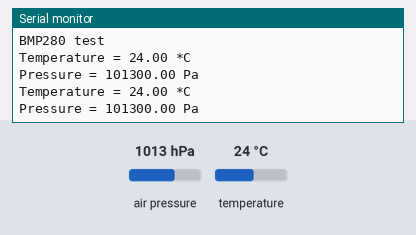
Recording of a sketch running on a simulated Arduino Uno, built with avr-gcc and run on an emulated ATmega328P. Shown: the last lines printed to the serial monitor. The inputs (shaded band) are chosen by the test bench; at power-on: air pressure 1013 hPa, temperature 24 °C.

Above: at 1.8 s.
1.9 s: air pressure set to 952 hPa
At 2.6 s:
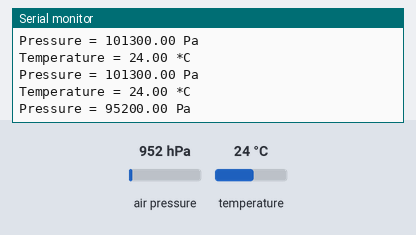
3.4 s: temperature set to 12 °C
At 4.4 s:
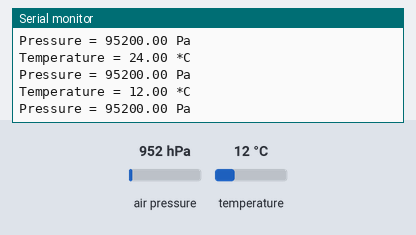
4.9 s: air pressure set to 975 hPa
At 5.8 s:
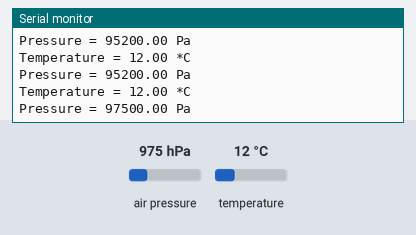
Timing chart, 0 to 7.9 s (numbered marks = the images above; inputs shaded):
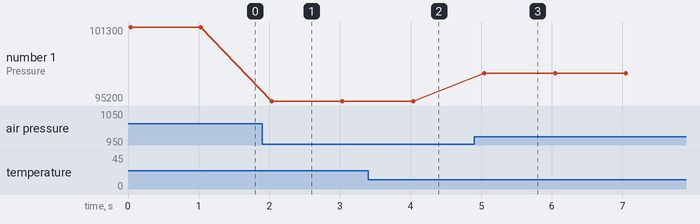

The sketch:

bmp280.ino
```cpp
// Including libraries
#include <Wire.h>
#include <Adafruit_BMP280.h>

Adafruit_BMP280 bmp; //I2C

void setup() {
  // Starting serial communication
  Serial.begin(9600);
  // Printing a test message to the Serial Monitor
  Serial.println(F("BMP280 test"));

  if (!bmp.begin(0x76)) { /*Set I2C address to 0x76. Change to (0x77) if needed.*/

    // Print an error message if the address is invalid or sensor is not found
    Serial.println(F(" Could not find a valid BMP280 sensor, check wiring or "
                      "try another address!"));
    while (1) delay(10);
  }
}

void loop() {

    // Printing temperature values
    Serial.print(F("Temperature = "));
    Serial.print(bmp.readTemperature());
    Serial.println(" *C");

    // Printing pressure values
    Serial.print(F("Pressure = "));
    Serial.print(bmp.readPressure());
    Serial.println(" Pa");

    // Wait time: 1 second
    Serial.println();
    delay(1000);
}
```

Measured:
- after the input at 1.9 s, the serial monitor: prints a new line after 0.13 s (image 1)
- after the input at 3.4 s, the serial monitor: prints a new line after 0.61 s (image 2)
- after the input at 4.9 s, the serial monitor: prints a new line after 0.14 s (image 3)
- plotted number 1: 101300 → 95200 after the input at 1.9 s, 95200 → 97500 after the input at 4.9 s
